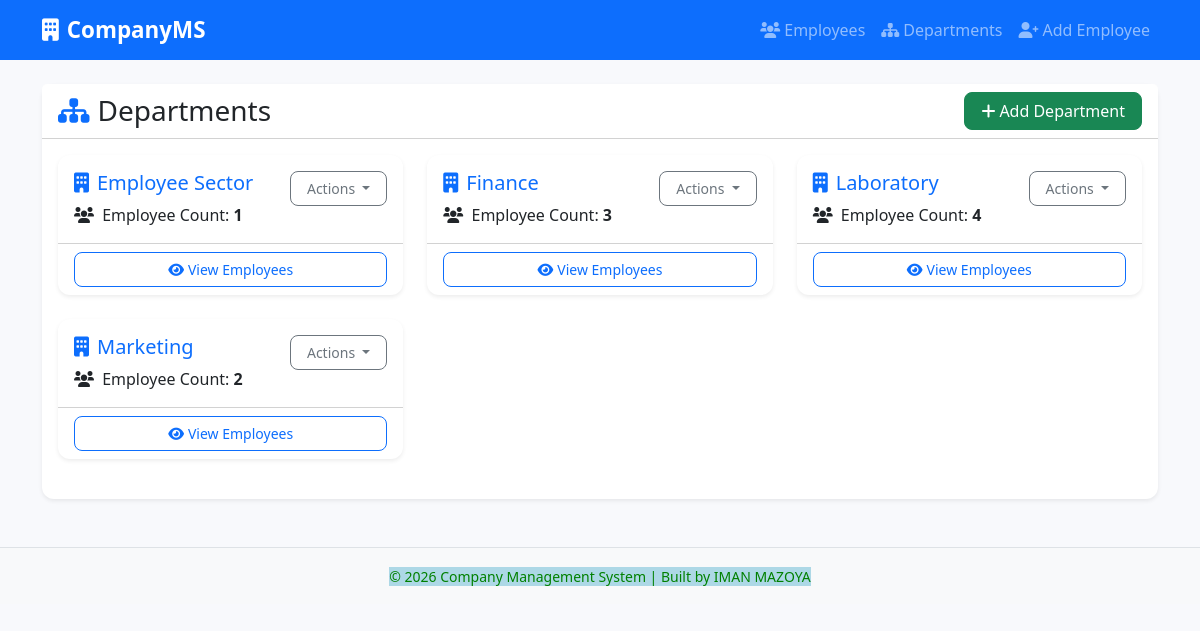
The page /departments on the database its author committed.
### tables this page shows
CREATE TABLE department (
            id INTEGER PRIMARY KEY AUTOINCREMENT,
            name TEXT NOT NULL UNIQUE
        );

### app.py (the view)
@app.route('/departments')
def list_departments():
    db = get_db()
    cursor = db.cursor()
    cursor.execute('''
        SELECT d.id, d.name, COUNT(e.id) as employee_count
        FROM department d
        LEFT JOIN employee e ON d.id = e.department_id
        GROUP BY d.id
        ORDER BY d.name
    ''')
    departments = cursor.fetchall()
    return render_template('departments.html', departments=departments)

### app.py (called while the page is built)
def get_db():
    db = getattr(g, '_database', None)
    if db is None:
        db = g._database = sqlite3.connect(DATABASE)
        db.row_factory = sqlite3.Row  # Access columns by name
    return db

@app.teardown_appcontext
def close_connection(exception):
    db = getattr(g, '_database', None)
    if db is not None:
        db.close()

@app.before_request
def before_request():
    init_db()

### templates/departments.html (shortened to what this page needs)
{% extends "base.html" %}
{% block content %}
<div class="card shadow-sm">
    <div class="card-header bg-white">
        <div class="d-flex justify-content-between align-items-center">
            <h3 class="mb-0">
                <i class="fas fa-sitemap text-primary me-2"></i>Departments
            </h3>
            <a href="{{ url_for('add_department') }}" class="btn btn-success">
                <i class="fas fa-plus me-1"></i>Add Department
            </a>
        </div>
    </div>
    <div class="card-body">
        {% if departments %}
            <div class="row">
                {% for dept in departments %}
                <div class="col-md-6 col-lg-4 mb-4">
                    <div class="card h-100 border-0 shadow-sm">
                        <div class="card-body">
                            <div class="d-flex justify-content-between align-items-start">
                                <div>
                                    <h5 class="card-title text-primary">
                                        <i class="fas fa-building me-2"></i>{{ dept.name }}
                                    </h5>
                                    <p class="card-text">
                                        <i class="fas fa-users me-1"></i>
                                        Employee Count: <strong>{{ dept.employee_count }}</strong>
                                    </p>
                                </div>
                                <div class="dropdown">
                                    <button class="btn btn-sm btn-outline-secondary dropdown-toggle" data-bs-toggle="dropdown">
                                        Actions
                                    </button>
                                </div>
                            </div>
                        </div>
                        <div class="card-footer bg-transparent">
                            <a href="{{ url_for('index') }}?department_id={{ dept.id }}" class="btn btn-sm btn-outline-primary w-100">
                                <i class="fas fa-eye me-1"></i>View Employees
                            </a>
                        </div>
                    </div>
                </div>
                {% endfor %}
            </div>
        {% else %}
            <div class="alert alert-info text-center">
                <i class="fas fa-info-circle me-2"></i>No departments found.
                <a href="{{ url_for('add_department') }}" class="alert-link">Add your first department</a>.
            </div>
        {% endif %}
    </div>
</div>
{% endblock %}

### static/style.css (style rules this page uses)
:root { --primary-color: #0d6efd; --secondary-color: #6c757d; --success-color: #198754; --danger-color: #dc3545; }
body { background-color: #f8f9fc; font-family: 'Segoe UI', Tahoma, Geneva, Verdana, sans-serif; }
.card { border: none; border-radius: 12px; transition: transform 0.2s, box-shadow 0.2s; }
.btn { border-radius: 8px; padding: 6px 16px; font-weight: 500; transition: all 0.2s; }

### rows shown on the page
department: name "Employee Sector", employee_count "1"
department: name "Finance", employee_count "3"
department: name "Laboratory", employee_count "4"
department: name "Marketing", employee_count "2"
